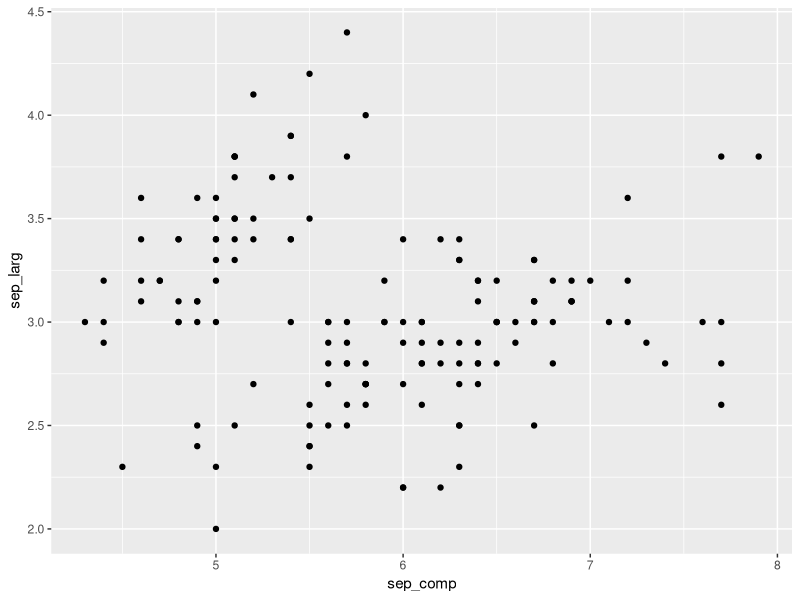
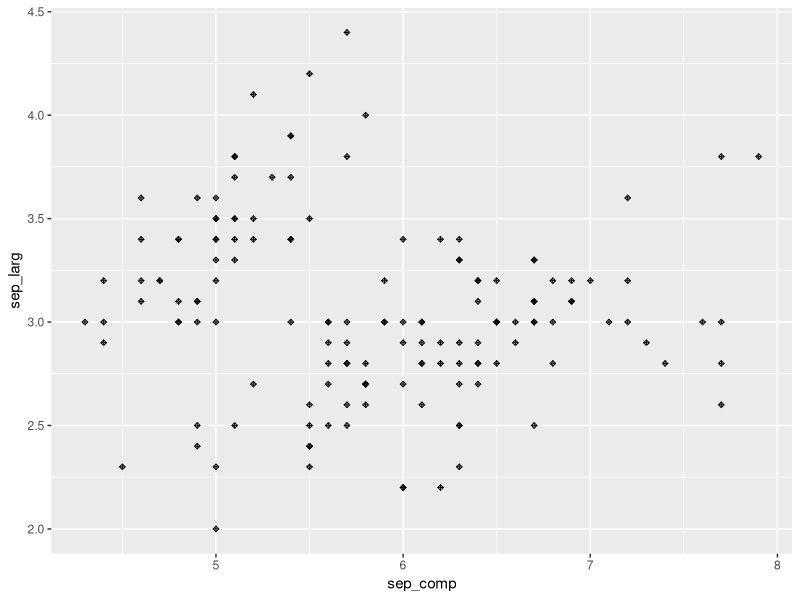
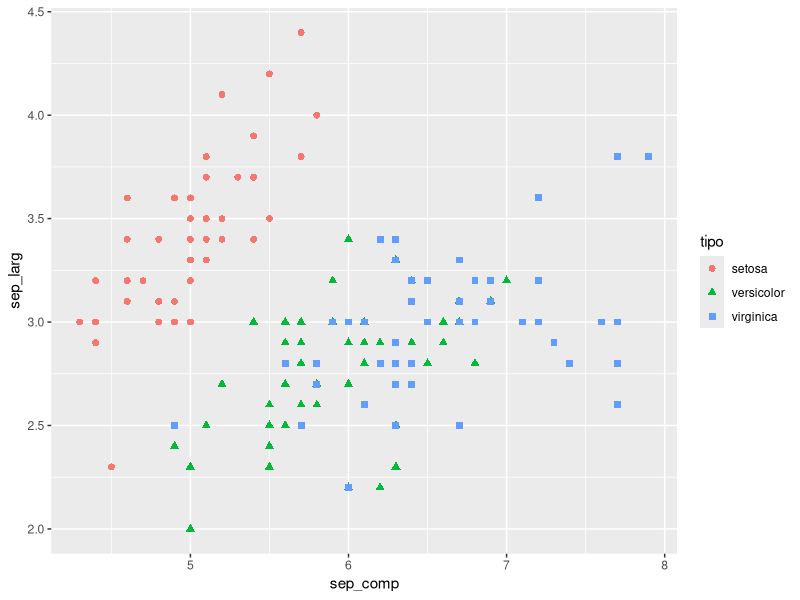
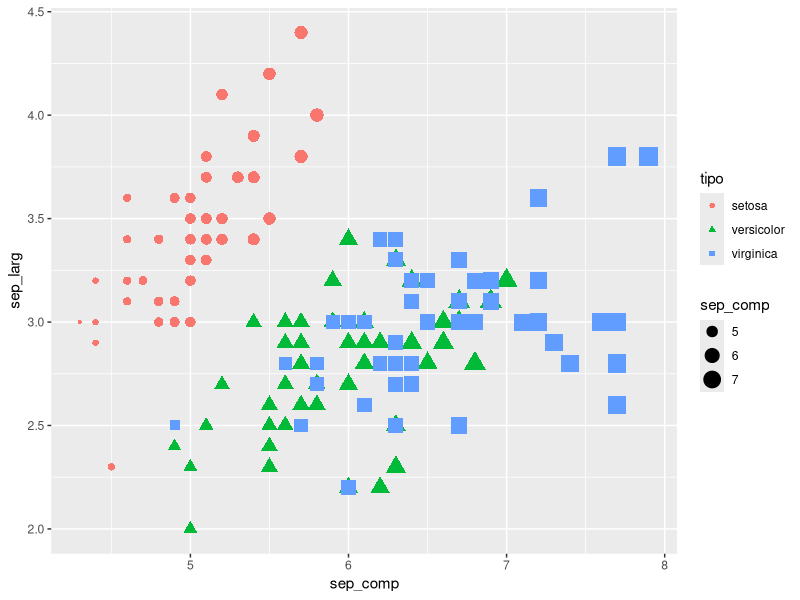
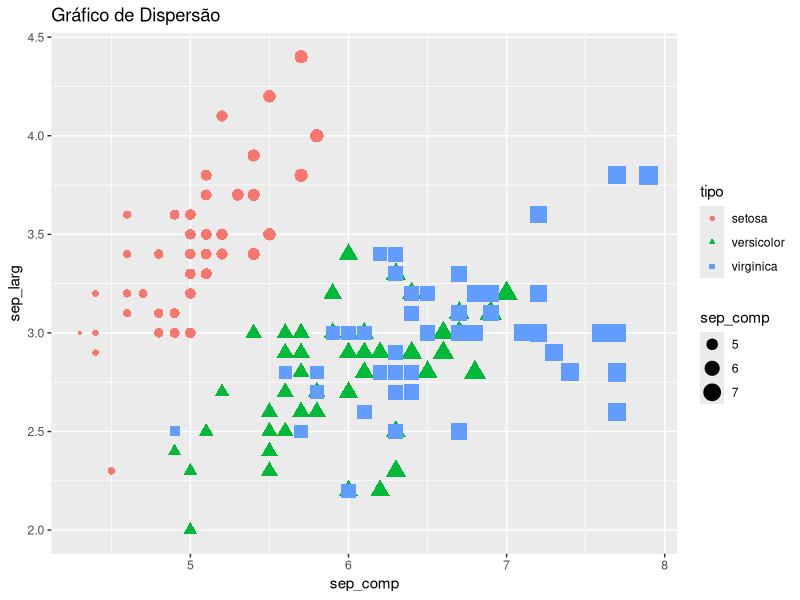

Recreate these plots in R, in order. (Note: this script raises an error after producing the figures.)
## Aula 22/10

## GGPLOT2

## Limpando nosso Environment:
rm(list = ls())

## Instalando e Carregando o pacote do ggplot2:
#install.packages("ggplot2") # quem já tem instalado não precisa rodar

library(ggplot2)
library(dplyr)

iris2 <- iris %>%
  rename(c(sep_comp = Sepal.Length,
           sep_larg = Sepal.Width, 
           pet_comp = Petal.Length,
           pet_larg = Petal.Width,
           tipo = Species))


## Banco de dados: iris

## Função base do ggplot2:
### aes = mapeamento dos dados (eixo x e eixo y)
# estrutura de criação de graficos:  ggplot(data = banco de dados, aes(x = X, y = Y))

## Gráfico de Dispersão:
### geom_point() -> Gráfico de Dispersão
### Duas variáveis Numéricas;

names(iris2)

ggplot(iris2, aes(x = sep_comp, y = sep_larg)) +
  geom_point()

### Size e Shape:
ggplot(iris2, aes(x = sep_comp, y = sep_larg)) +
  geom_point(size = 1, shape = 9)

### Formato, cor e tamanho de acordo com a coluna "Species":
ggplot(iris2, aes(x = sep_comp, y = sep_larg, 
                 col = tipo)) +
  geom_point(aes(shape = tipo), size = 2)

ggplot(iris2, (aes(x = sep_comp, y = sep_larg, col = tipo))) +
       geom_point(aes(shape = tipo, size = sep_comp))



## Dar titulo ao gráfico:
ggplot(iris2, (aes(x = sep_comp, y = sep_larg, col = tipo))) +
       geom_point(aes(shape = tipo, size = sep_comp)) +
  ggtitle("Gráfico de Dispersão")

## Salvar / Exportar o gráfico:
ggsave("plot1 iris.png", height = 7, width = 6, dpi = 300)
### dpi : Dots Per Inch
       
ggplot(iris2, aes(x = sep_comp, y = sep_larg, 
                 col = tipo)) +
  geom_point(aes(shape = tipo, size = tipo), size = 2) +
  ggtitle("Gráfico de Dispersão") +
  ggsave("plot1 iris.png", height = 7, width = 6, dpi = 300)



## Boxplot
## geom_

ggplot(iris, aes(x = Species, y = Sepal.Width)) +
  geom_boxplot()

## preenchendo nosso boxplot de acordo com a coluna "species":
### fill != col
ggplot(iris, aes(x = Species, y = Sepal.Width, fill = Species)) +
  geom_boxplot()


## Colocar um título ao nosso boxplot:
ggplot(iris, aes(x = Species, y = Sepal.Width, fill = Species)) +
  geom_boxplot() +
  ggtitle("Boxplot Bonitão") + 
  ggsave("boxplot iris.png", height = 6, width = 5, dpi = 300)


       
# Parte 2


# Histograma

names(iris2)

ggplot(data = iris2, aes(x = sep_comp)) +
  geom_histogram(col = "black", bins = 10) + 
  labs(title = "Histograma \n Aula 04", # labs especifica nomes dos eixos e titulos
       subtitle = "Teste", 
       y = "Frequência", 
       x = "Comprimento da Sépala", 
       caption = "Intr. ao R - 2021") + # legenda
  theme_minimal() + # personalização do tema
  theme(plot.title = element_text(hjust = .5), # centraliza o titulo
        plot.subtitle = element_text(hjust = .5)) # centraliza o subtitulo


# Gráfico de densidade
# Para variáveis numéricas contínuas

library(dplyr)
names(iris2)

ggplot(data = iris2, aes(x = sep_comp)) +
  geom_density()

# mesmo grafico com a logica do pipe
iris2 %>% 
  ggplot(aes(sep_comp, fill = tipo)) +
  geom_density(alpha = 1/3) + # alpha aceita num decimal ou fração: 0.5 ou 1/5
  labs(title = "Gráfico de densidade", # labs especifica nomes dos eixos e titulos
       subtitle = "Aula 04", 
       y = "Densidade", 
       x = "Comprimento da Sépala", 
       caption = "Intr. ao R - 2021") + # legenda
  scale_x_continuous(limits = c(4, 10), breaks = c(5, 8)) +
  # scale_y_continuous() +
  theme_minimal() + # personalização do tema
  theme(plot.title = element_text(hjust = .5), # centraliza o titulo
        plot.subtitle = element_text(hjust = .5)) # centraliza o subtitulo
       


# Grafico de Linha
?swiss

names(swiss)

swiss %>% 
  ggplot(aes(Examination, Education)) +
  geom_line(size = .6, col = "blue") +
  labs(title = "Gráfico de Linha", # labs especifica nomes dos eixos e titulos
       subtitle = "Aula 04", 
       y = "Educação", 
       x = "Exames", 
       caption = "Intr. ao R - 2021") + # legenda
  theme_minimal() + # personalização do tema
  theme(plot.title = element_text(hjust = .5), # centraliza o titulo
        plot.subtitle = element_text(hjust = .5)) # centraliza o subtitulo

  
# Boxplot

iris2 %>% 
  ggplot(aes(x = tipo, pet_comp, fill = tipo)) +
  geom_boxplot() +
  labs(title = "Boxplot", # labs especifica nomes dos eixos e titulos
       subtitle = "Aula 04", 
       y = "Comprimento da Pétala", 
       x = "Estpécie", 
       caption = "Intr. ao R - 2021") + # legenda
  theme_minimal() + # personalização do tema
  theme(plot.title = element_text(hjust = .5), # centraliza o titulo
        plot.subtitle = element_text(hjust = .5),
        legend.position = "none") +# centraliza o subtitulo
  scale_fill_brewer(palette = "Set1",
                    labels = c("Setosa", "Versicolor", "Virginica"))


library(gridExtra)



g2 = swiss %>% 
  ggplot(aes(Examination, Education)) +
  geom_line(size = .6, col = "blue") +
  labs(title = "Gráfico de Linha", # labs especifica nomes dos eixos e titulos
       subtitle = "Aula 04", 
       y = "Educação", 
       x = "Exames", 
       caption = "Intr. ao R - 2021") + # legenda
  theme_minimal() + # personalização do tema
  theme(plot.title = element_text(hjust = .5), # centraliza o titulo
        plot.subtitle = element_text(hjust = .5)) # centraliza o subtitulo


# Boxplot

g1 = iris2 %>% 
  ggplot(aes(x = tipo, pet_comp, fill = tipo)) +
  geom_boxplot() +
  labs(title = "Boxplot", # labs especifica nomes dos eixos e titulos
       subtitle = "Aula 04", 
       y = "Comprimento da Pétala", 
       x = "Estpécie", 
       caption = "Intr. ao R - 2021") + # legenda
  theme_minimal() + # personalização do tema
  theme(plot.title = element_text(hjust = .5), # centraliza o titulo
        plot.subtitle = element_text(hjust = .5),
        legend.position = "none") +# centraliza o subtitulo
  scale_fill_brewer(palette = "Set1",
                    labels = c("Setosa", "Versicolor", "Virginica"))



grid.arrange(g1, g2)



ggsave("aula04_plot1.png", height = 8, width = 8, dpi = 300)





